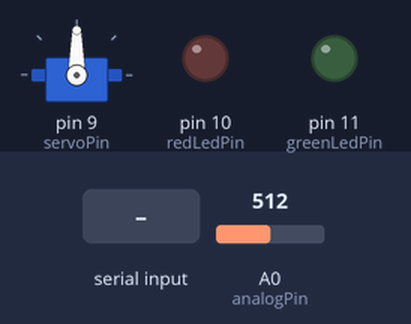
The sketch below on a simulated Arduino Uno, built with avr-gcc and run on an emulated ATmega328P. On the bench: servo, output pins drawn as LEDs (lit = HIGH). Inputs (shaded band) come from the test bench; at power-on: A0 (analogPin) = 512. What the sketch prints to the serial monitor is not drawn.

Above: at 1.2 s.
1.3 s: "enemy" received over Serial
At 3.5 s:
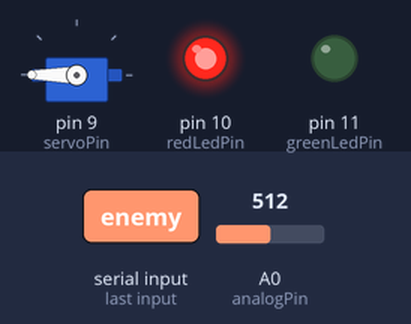
3.8 s: "friend" received over Serial
At 5.4 s:
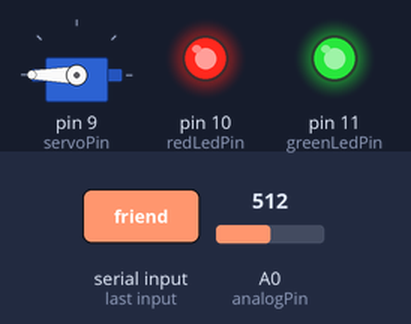
At 10.7 s:
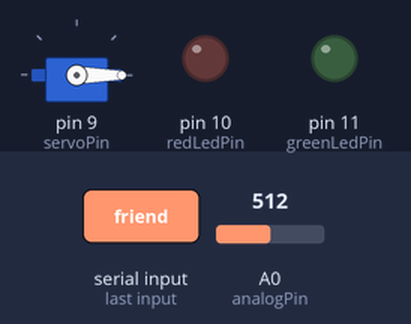
Timing chart, 0 to 12.2 s (numbered marks = the images above; inputs shaded):
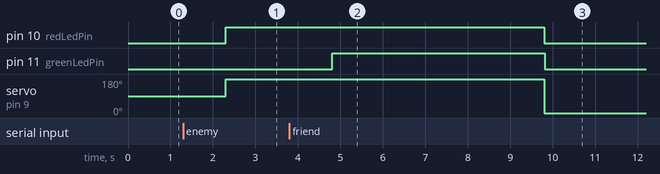

The sketch:

arduinoCode.ino
```cpp
// C++ code

#include <Servo.h>

const int analogPin = A0;    // analog input pin
const int threshold = 512;   // threshold value
const int servoPin = 9;      // servo control pin
const int redLedPin = 10;    // red LED pin
const int greenLedPin = 11;  // green LED pin

Servo myservo;               // create servo object to control a servo
boolean servoRunning = false; // flag to keep track of servo state
boolean enemyDetected = false; // flag to keep track of enemy detection
unsigned long ledTimer = 0; // timer to keep track of LED duration

void setup() {
  Serial.begin(9600);        // initialize serial communication
  myservo.attach(servoPin);  // attaches the servo on pin 9 to the servo object
  pinMode(redLedPin, OUTPUT);   // set red LED pin as output
  pinMode(greenLedPin, OUTPUT); // set green LED pin as output
}

void loop() {
  int analogValue = analogRead(analogPin);  // read the analog input value
  Serial.println(analogValue);              // print the value to serial monitor

  if(Serial.available()) {
    String label = Serial.readString();

    if(label == "friend") {
      digitalWrite(greenLedPin, HIGH);
      ledTimer = millis();
    } else if(label == "enemy") {
      enemyDetected = true;
      digitalWrite(redLedPin, HIGH);
      ledTimer = millis();
    }
  }

  if(enemyDetected) {
    if(!servoRunning) {
      myservo.write(200);   // move the servo to 90 degrees
      delay(1000);          // wait for the servo to reach the position
      servoRunning = true;
    }

    if(millis() - ledTimer >= 5000) { // turn off LED after 5 seconds
      digitalWrite(redLedPin, LOW);
      enemyDetected = false;
      servoRunning = false;
      myservo.write(0); // move the servo back to 0 degrees
    }
  } else {
    digitalWrite(greenLedPin, LOW);
  }
}
```

Measured:
- after the input at 1.3 s, pin 10 (redLedPin): LOW → HIGH after 1.0 s; servo on pin 9 (servoPin): 90° → 180° after 1.0 s
- after the input at 3.8 s, pin 10 (redLedPin): HIGH → LOW after 6.0 s instead of 3.5 s; pin 11 (greenLedPin): LOW → HIGH after 1.0 s, → LOW 5.0 s later; servo on pin 9 (servoPin): 180° → 0° after 6.0 s instead of 3.5 s
